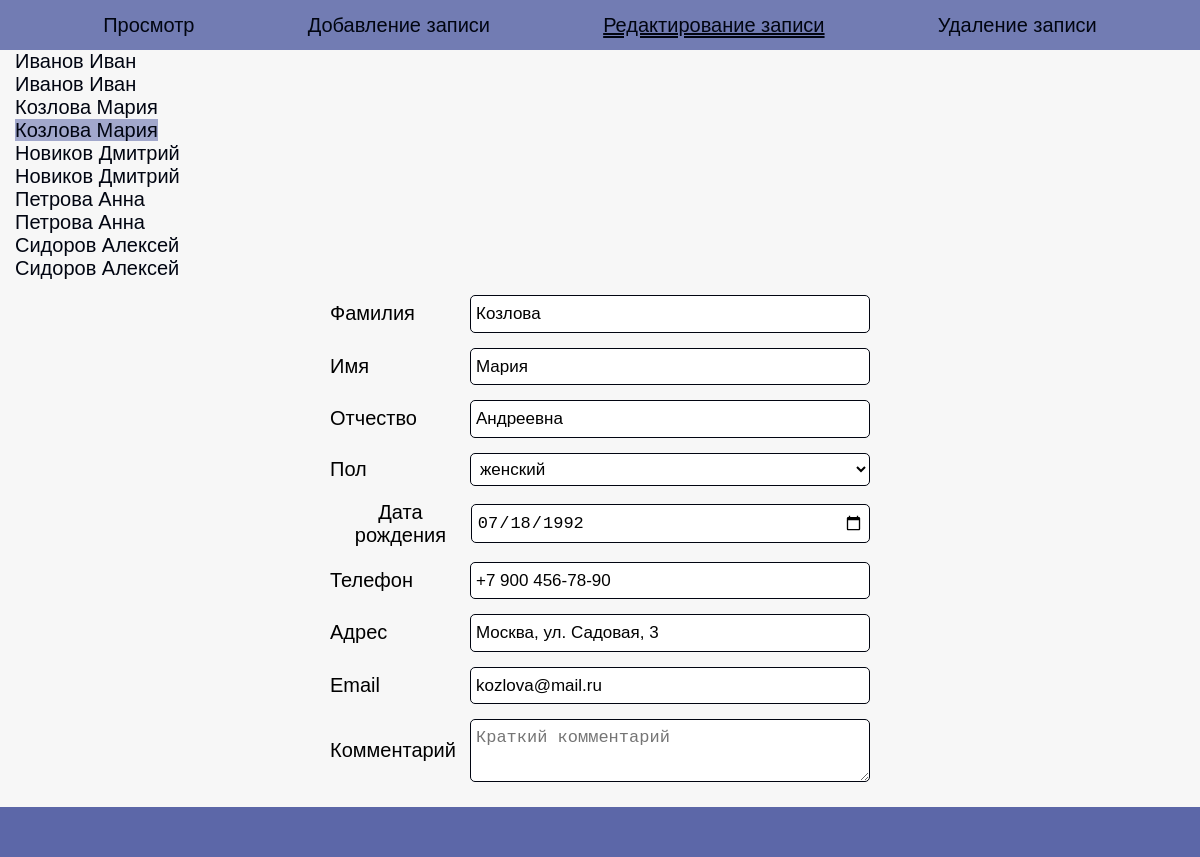
The app's page /index.php?page=edit&id=9 with its own data.
### tables this page shows
CREATE TABLE contacts (
    id INTEGER PRIMARY KEY AUTOINCREMENT,
    surname TEXT NOT NULL,
    name TEXT NOT NULL,
    lastname TEXT,
    gender TEXT,
    date TEXT,
    phone TEXT,
    location TEXT,
    email TEXT,
    comment TEXT
);

### edit.php (the view, shortened to what this page needs)
<?php
function renderEdit() {
    $db = new PDO('sqlite:' . __DIR__ . '/phonebook.db');
    $message = '';
    $button = 'Сохранить изменения';
    $contacts = $db->query("SELECT id, surname, name FROM contacts ORDER BY surname, name")->fetchAll(PDO::FETCH_ASSOC);
    $currentId = $_GET['id'] ?? $contacts[0]['id'];
    $stmt = $db->prepare("SELECT * FROM contacts WHERE id = :id");
    $stmt->execute([':id' => $currentId]);
    $row = $stmt->fetch(PDO::FETCH_ASSOC);
    $html = '<div class="div-edit">';
    foreach ($contacts as $c) {
        $active = ($c['id'] == $currentId) ? 'currentRow' : '';
        $html .= "<a href='index.php?page=edit&id={$c['id']}' class='{$active}'>{$c['surname']} {$c['name']}</a><br>";
    }
    $html .= '</div>';
    $html .= $message;
    $html .= "<form name='form_add' method='post' action='index.php?page=edit&id={$currentId}'>";
    $html .= '<div class="column">';
    $html .= "<input type='hidden' name='id' value='{$currentId}'>";
    $html .= '<div class="add"><label>Фамилия</label><input type="text" name="surname" placeholder="Фамилия" value="' . htmlspecialchars($row['surname']) . '"></div>';
    $html .= '<div class="add"><label>Имя</label><input type="text" name="name" placeholder="Имя" value="' . htmlspecialchars($row['name']) . '"></div>';
    $html .= '<div class="add"><label>Отчество</label><input type="text" name="lastname" placeholder="Отчество" value="' . htmlspecialchars($row['lastname']) . '"></div>';
    $html .= '<div class="add"><label>Пол</label>';
    $html .= '<select name="gender">';
    foreach (['' => '— не указан —', 'мужской' => 'мужской', 'женский' => 'женский'] as $val => $label) {
        $selected = ($row['gender'] === $val) ? 'selected' : '';
        $html .= "<option value='{$val}' {$selected}>{$label}</option>";
    }
    $html .= '</select></div>';
    $html .= '<div class="add"><label>Дата рождения</label><input type="date" name="date" value="' . htmlspecialchars($row['date']) . '"></div>';
    $html .= '<div class="add"><label>Телефон</label><input type="text" name="phone" placeholder="Телефон" value="' . htmlspecialchars($row['phone']) . '"></div>';
    $html .= '<div class="add"><label>Адрес</label><input type="text" name="location" placeholder="Адрес" value="' . htmlspecialchars($row['location']) . '"></div>';
    $html .= '<div class="add"><label>Email</label><input type="email" name="email" placeholder="Email" value="' . htmlspecialchars($row['email']) . '"></div>';
    $html .= '<div class="add"><label>Комментарий</label><textarea name="comment" placeholder="Краткий комментарий">' . htmlspecialchars($row['comment']) . '</textarea></div>';
    $html .= "<button type='submit' name='button' value='{$button}' class='form-btn'>{$button}</button>";
    $html .= '</div>';
    $html .= '</form>';
    return $html;
}
?>

### style.css (style rules this page uses)
:root { --color_a: rgb(1, 5, 17); --back_a: rgba(92, 103, 168, 0.541); }
html { font-family: sans-serif; font-size: 17px; }
body { padding: 0; margin: 0; font-family: sans-serif; background-color: rgb(247, 247, 247); font-size: 20px; }
*, *::after, *::before { box-sizing: border-box; }
a { font-family: sans-serif; text-decoration: none; color: var(--color_a); }
.add { width: 90%; margin: 15px auto; display: flex; justify-content: space-between; align-items: center; }
.column { margin: auto; width: 50%; }
.div-edit { width: 200px; text-align: left; padding-left: 15px; }
.div-edit .currentRow { color: var(--color_a); background-color: var(--back_a); }
input, select, textarea { display: block; width: 400px; padding: 5px; font-size: 17px; font-weight: 400; line-height: 1.5; color: black; background-color: #fff; border: 1px solid var(--color_a); border-radius: 5px; }
label { display: inline-block; box-sizing: border-box; padding: inherit; }
.form-btn { background-color: rgb(92, 103, 168); border: none; width: 200px; height: 40px; color: #fff; border-radius: 5px; transition: .3s; margin-bottom: 10px; margin-top: 10px; }

### records on screen
contacts: surname "Иванов", name "Иван"
contacts: surname "Иванов", name "Иван"
contacts: surname "Козлова", name "Мария"
contacts: surname "Козлова", name "Мария", lastname "Андреевна", date "07/18/1992", phone "+7 900 456-78-90", location "Москва, ул. Садовая, 3", email "kozlova@mail.ru"
contacts: surname "Новиков", name "Дмитрий"
contacts: surname "Новиков", name "Дмитрий"
contacts: surname "Петрова", name "Анна"
contacts: surname "Петрова", name "Анна"
contacts: surname "Сидоров", name "Алексей"
contacts: surname "Сидоров", name "Алексей"

### other values on screen
$label "Просмотр"
$label "Добавление записи"
$label "Редактирование записи"
$label "Удаление записи"
form field gender "женский"
